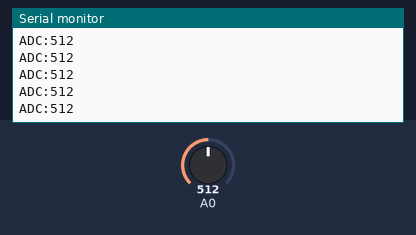
This sketch was run on a simulated Arduino Uno, built with avr-gcc and run on an emulated ATmega328P. Parts: the last lines printed to the serial monitor. Inputs (shaded band) come from the test bench; at power-on: A0 = 512.

Above: at 1.2 s.
1.3 s: A0 set to 716
At 1.31 s:
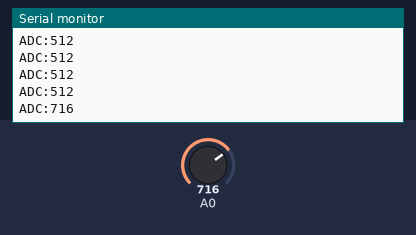
2.8 s: A0 set to 900
At 2.81 s:
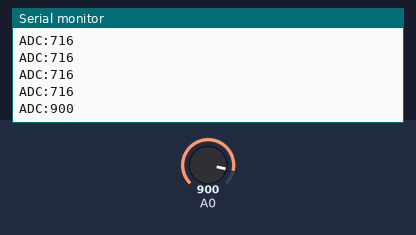
Timing chart, 0 to 5.8 s (numbered marks = the images above; inputs shaded):
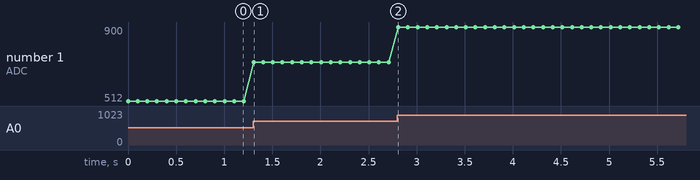

The sketch:

part_03a_adc_integer.ino
```cpp
void setup() {
  Serial.begin(9600);
}

void loop() {
  int adcCount = analogRead(A0);

  Serial.print("ADC:");
  Serial.println(adcCount);

  delay(100);
}
```

Measured:
- after the input at 1.3 s, the serial monitor: prints a new line at once (image 1)
- after the input at 2.8 s, the serial monitor: prints a new line at once (image 2)
- plotted number 1: 512 → 716 after the input at 1.3 s, 716 → 900 after the input at 2.8 s
